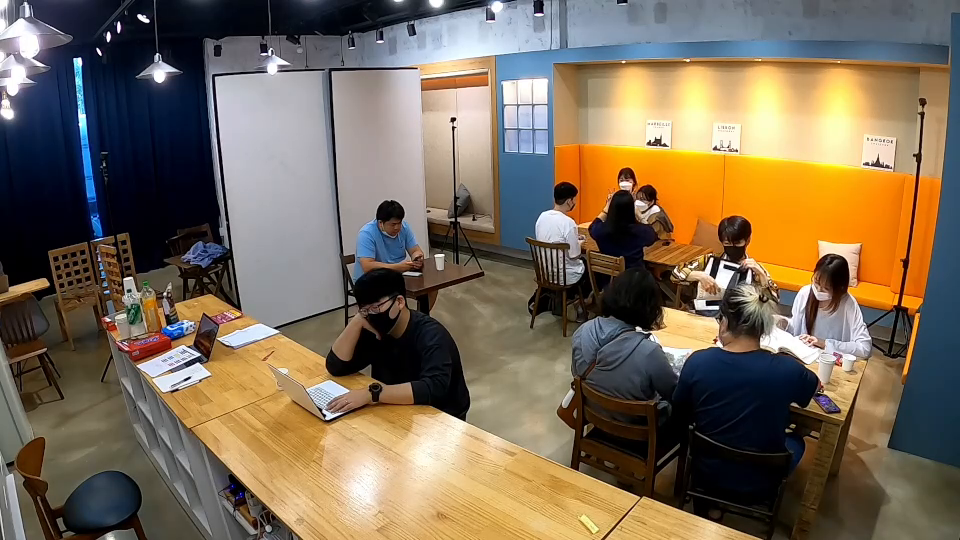
#> input picture frame 12 of videos/PlaceE_reduced.mp4, 960 x 540 px
$ python select_points.py
#> lines starting #> are read from the running program, lines starting #| are printed output that depends on the picture
import cv2
import json
import argparse
import numpy as np

# Controls:
# Left Click : Add corner point
# 'n'        : Next table
# 'u'        : Undo last point
# 'c'        : Clear all
# 's'        : Save to JSON
# 'f'        : Freeze / unfreeze the picture (webcam only; live by default)
# 'q'        : Quit

current_points = []
tables = {}
table_counter = 1

def on_mouse(event, x, y, flags, param):
    if event == cv2.EVENT_LBUTTONDOWN:
        current_points.append([x, y])

def main():
    global current_points, tables, table_counter
    parser = argparse.ArgumentParser()
    parser.add_argument("--video", default="videos/PlaceE_reduced.mp4", help="Video path, stream URL, or webcam index (e.g. 0)")
    parser.add_argument("--mode", choices=["tables", "tabletops"], default="tables")
    args = parser.parse_args()

    out_file = "tables.json" if args.mode == "tables" else "tabletops.json"

    src = int(args.video) if args.video.strip().isdigit() else args.video
    cap = cv2.VideoCapture(src)
    if isinstance(src, int):
        cap.set(cv2.CAP_PROP_FRAME_WIDTH, 1280)
        cap.set(cv2.CAP_PROP_FRAME_HEIGHT, 720)
        for _ in range(30):      # webcams return dark frames while auto-exposure settles
            cap.read()
    ret, frame = cap.read()
#> frame is the input picture: shape (540, 960, 3); mean B, G, R 87.4, 107, 121.9
    live = isinstance(src, int) and ret   # webcam: keep streaming so you can see the scene
#> live = False
    frozen = False
    if not live:
        cap.release()

    if not ret:
        print("Video not found, creating blank canvas (1280x720)...")
        frame = np.zeros((720, 1280, 3), dtype=np.uint8)
    else:
        frame = cv2.resize(frame, (1280, 720))
#> frame: shape (720, 1280, 3)

    cv2.namedWindow("Select Points")
    cv2.setMouseCallback("Select Points", on_mouse)

    while True:
        if live and not frozen:
            ok, new = cap.read()
            if ok:
                frame = cv2.resize(new, (1280, 720))
        canvas = frame.copy()
        # Draw saved tables
        for name, pts in tables.items():
            pts_arr = np.array(pts, dtype=np.int32)
            cv2.polylines(canvas, [pts_arr], True, (0, 255, 0), 2)
            cv2.putText(canvas, name, tuple(pts[0]), cv2.FONT_HERSHEY_SIMPLEX, 0.7, (0, 255, 0), 2)

        # Draw current points
        for pt in current_points:
            cv2.circle(canvas, tuple(pt), 5, (0, 165, 255), -1)
        if len(current_points) > 1:
            cv2.polylines(canvas, [np.array(current_points, dtype=np.int32)], False, (0, 165, 255), 2)

        cv2.putText(
            canvas,
            f"Mode: {args.mode} | Click: Add | N: Next Table | U: Undo | C: Clear | S: Save | Q: Quit",
            (20, 35), cv2.FONT_HERSHEY_SIMPLEX, 0.65, (255, 255, 255), 2
        )
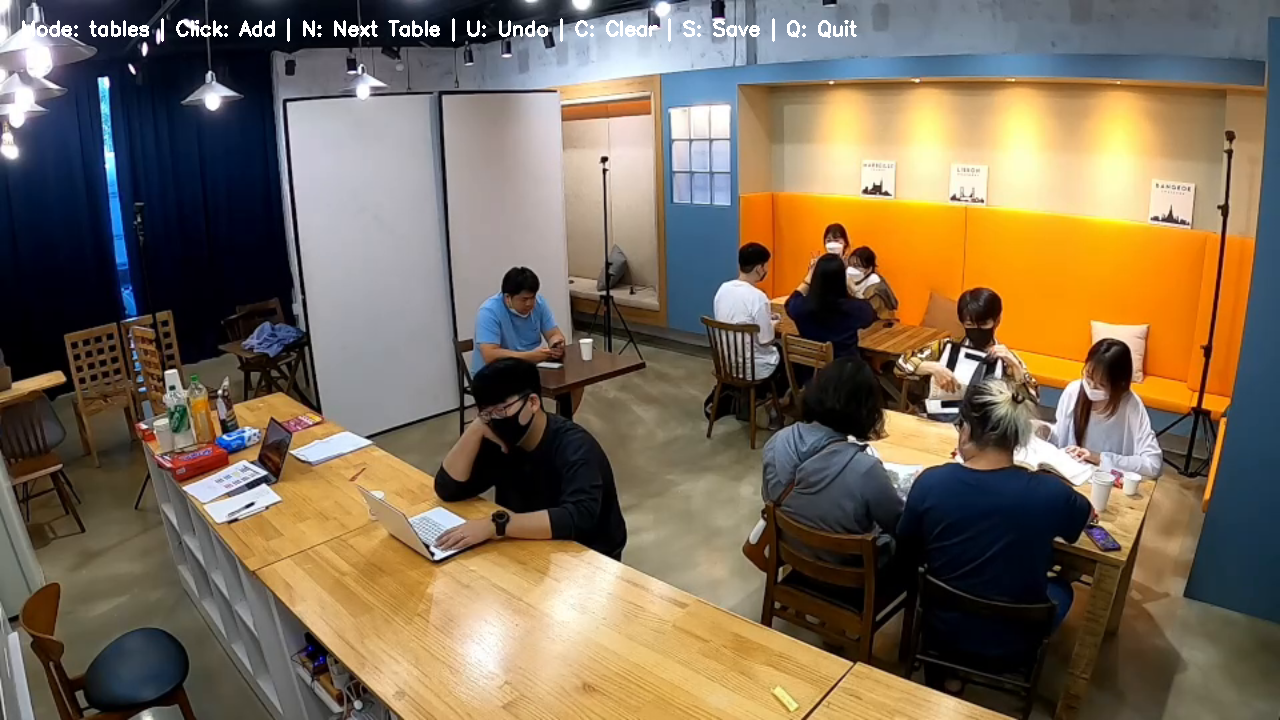
#> canvas: shape (720, 1280, 3); mean B, G, R 88.2, 107.8, 122.8
        if live:
            status = "FROZEN" if frozen else "LIVE"
            cv2.putText(canvas, f"Webcam: {status} (F = freeze/unfreeze)",
                        (20, 65), cv2.FONT_HERSHEY_SIMPLEX, 0.65, (0, 255, 255), 2)
        cv2.imshow("Select Points", canvas)

        key = cv2.waitKey(20) & 0xFF
#> (key q is pressed here)
        if key == ord('n') and len(current_points) >= 3:
            tables[f"Table {table_counter}"] = current_points.copy()
            table_counter += 1
            current_points = []
        elif key == ord('u') and current_points:
            current_points.pop()
        elif key == ord('c'):
            tables.clear()
            current_points.clear()
            table_counter = 1
        elif key == ord('s'):
            with open(out_file, "w") as f:
                json.dump(tables, f, indent=2)
            print(f"Saved {len(tables)} tables to {out_file}")
        elif key == ord('f') and live:
            frozen = not frozen
        elif key == ord('q'):
            break

    if live:
        cap.release()

    cv2.destroyAllWindows()

if __name__ == "__main__":
    main()

$ run again, starting later in the video
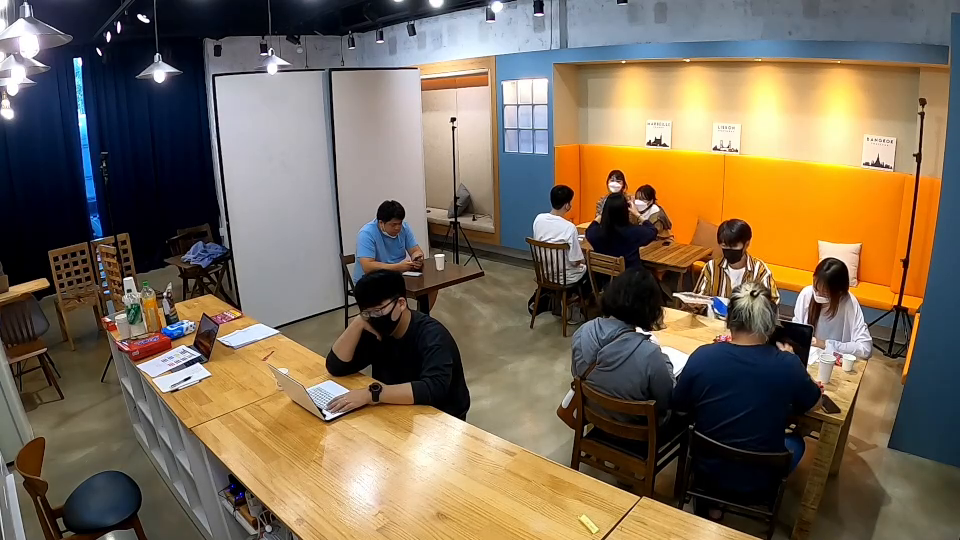
#> input picture frame 54 of videos/PlaceE_reduced.mp4, 960 x 540 px
#> in main, frame is the input picture: shape (540, 960, 3); mean B, G, R 86.8, 106.5, 121.5
#> live = False
#> frame: shape (720, 1280, 3)
#> in main, `cv2.putText( canvas, f"Mode: {args.mode} | Click: Add | N: Next Table ..`:
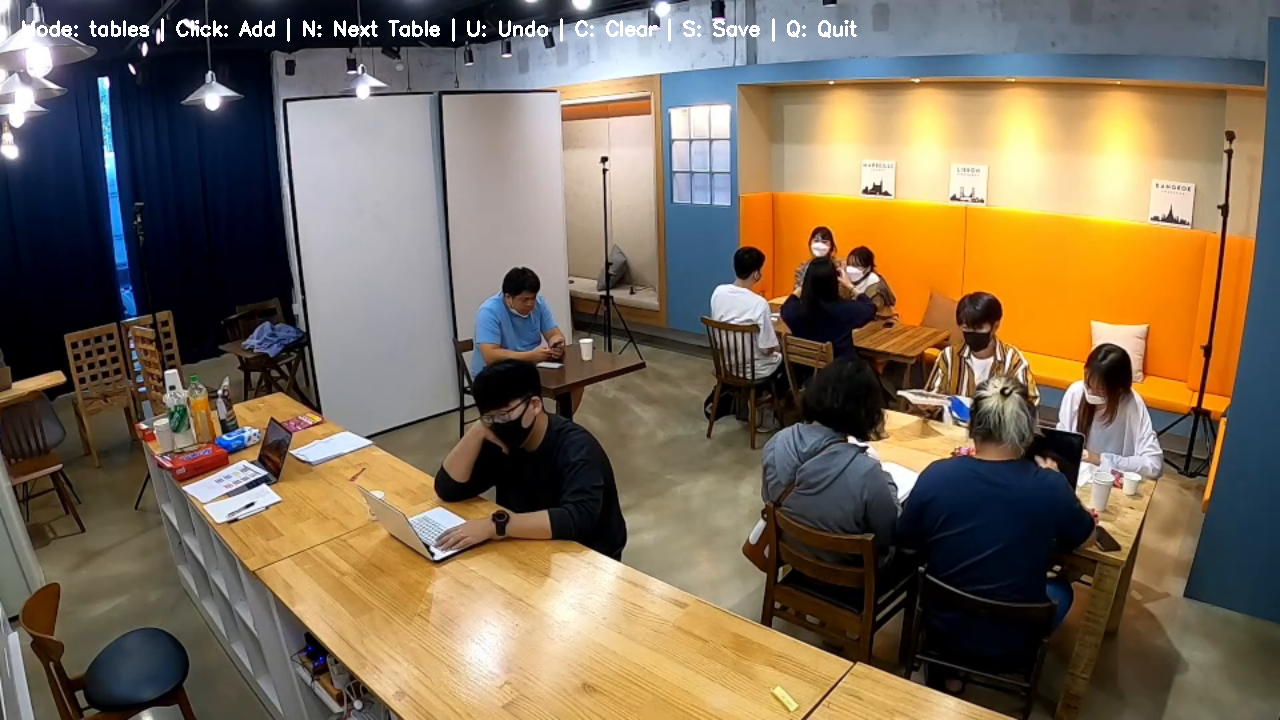
#> canvas: shape (720, 1280, 3); mean B, G, R 87.6, 107.3, 122.4

$ run again, starting later in the video
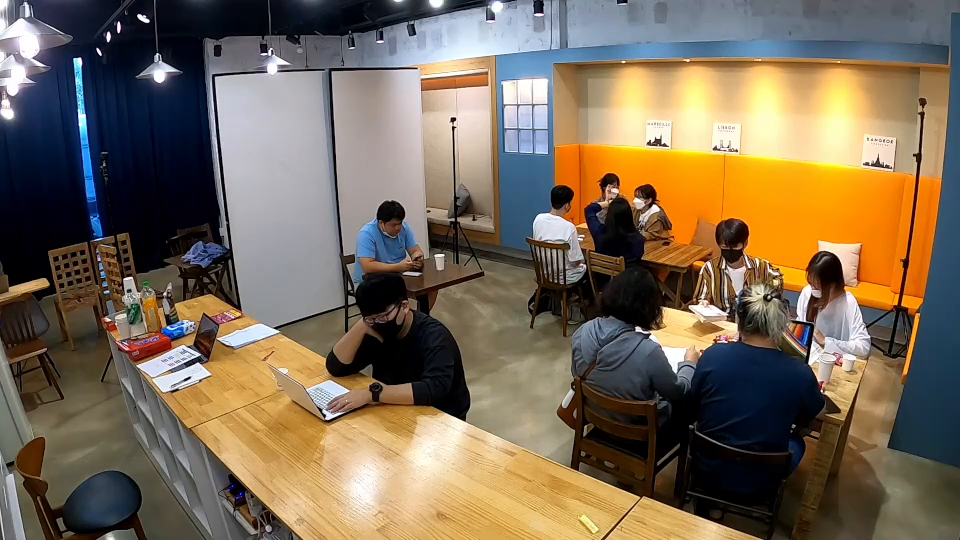
#> input picture frame 96 of videos/PlaceE_reduced.mp4, 960 x 540 px
#> in main, frame is the input picture: shape (540, 960, 3); mean B, G, R 87.3, 106.9, 121.9
#> live = False
#> frame: shape (720, 1280, 3)
#> in main, `cv2.putText( canvas, f"Mode: {args.mode} | Click: Add | N: Next Table ..`:
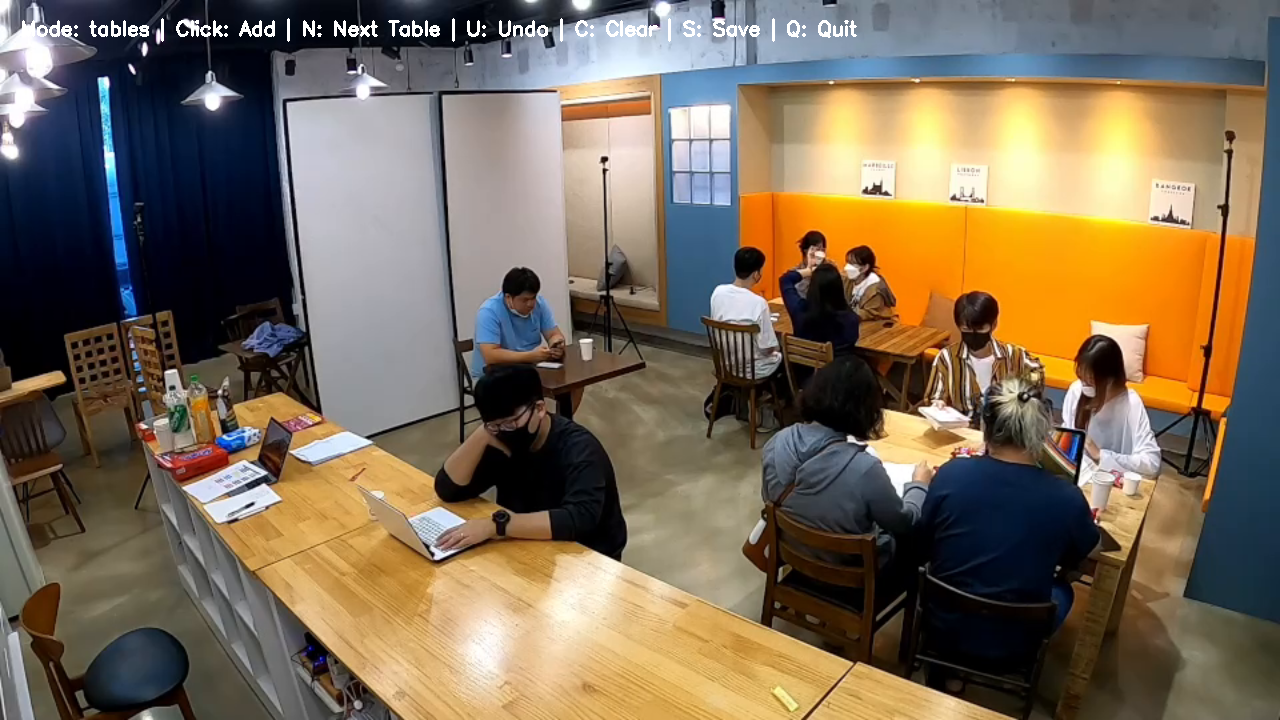
#> canvas: shape (720, 1280, 3); mean B, G, R 88.1, 107.7, 122.8
